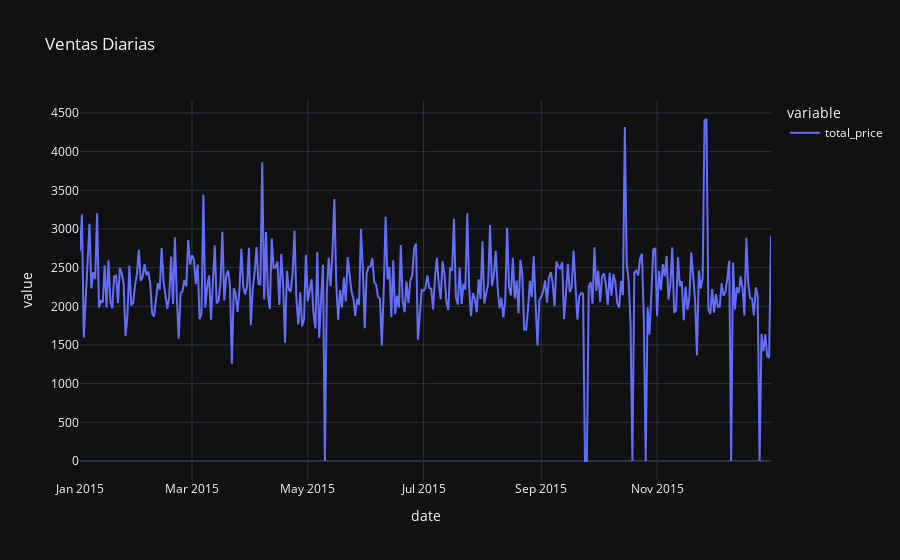
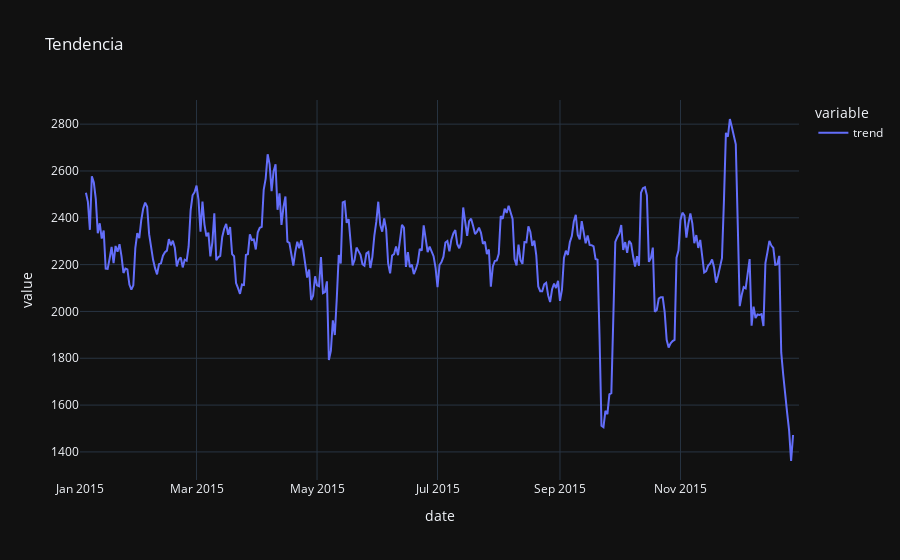
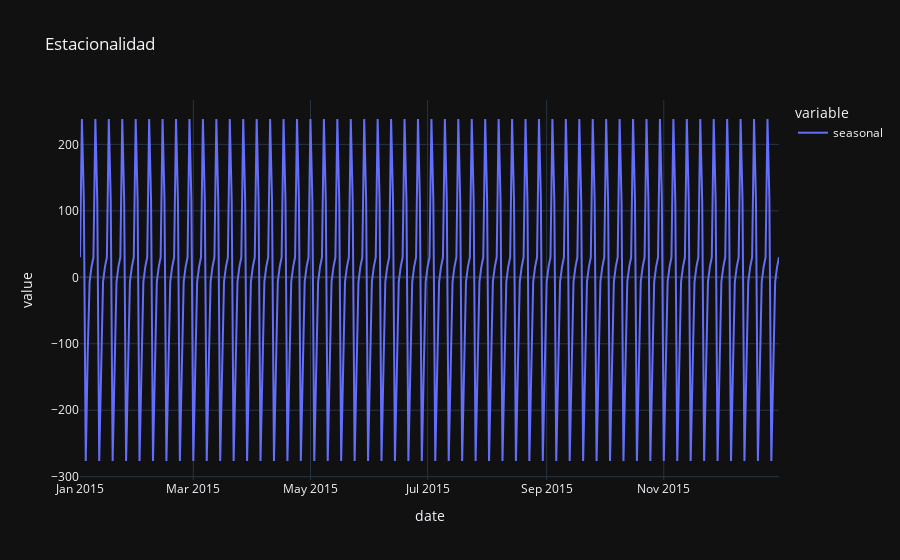
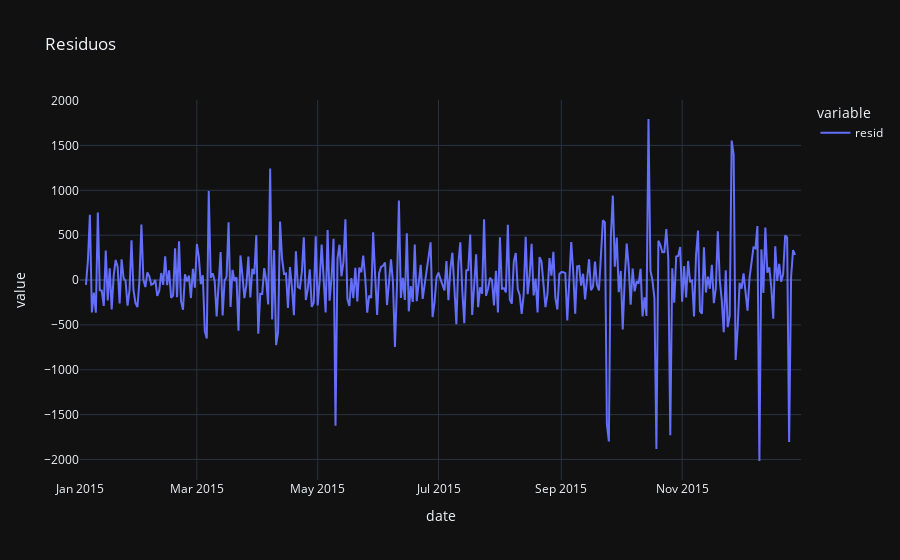

Write notebook code for charts like these, in order.
### Markdown cell above
Separaremos las ventas en la tendencia, estacionalidad y residuos para estudiar como adaptar los datos al modelo ARIMA

### Code cell
dcx = seasonal_decompose(x, model="additive")

trx = dcx.trend
ssx = dcx.seasonal
rdx = dcx.resid

fig = px.line(x, title="Ventas Diarias")
fig.show()

fig = px.line(trx, title="Tendencia")
fig.show()

fig = px.line(ssx, title="Estacionalidad")
fig.show()

fig = px.line(rdx, title="Residuos")
fig.show()

### Figure 1 — Plotly figure (JSON) as saved in the notebook; plotly's stock layout.template omitted (floating-point values rounded to 4 significant figures; data arrays with more than 128 entries replaced by an {"elided": "..."} marker saying what was removed)
{"data": [{"hovertemplate": "variable=total_price<br>date=%{x}<br>value=%{y}<extra></extra>", "legendgroup": "total_price", "line": {"color": "#636efa", "dash": "solid"}, "marker": {"symbol": "circle"}, "mode": "lines", "name": "total_price", "orientation": "v", "showlegend": true, "x": {"elided": "365 str values"}, "xaxis": "x", "y": {"elided": "365 float values"}, "yaxis": "y", "type": "scatter"}], "layout": {"xaxis": {"anchor": "y", "domain": [0.0, 1.0], "title": {"text": "date"}}, "yaxis": {"anchor": "x", "domain": [0.0, 1.0], "title": {"text": "value"}}, "legend": {"title": {"text": "variable"}, "tracegroupgap": 0}, "title": {"text": "Ventas Diarias"}}}

### Figure 2 — Plotly figure (JSON) as saved in the notebook; plotly's stock layout.template omitted (floating-point values rounded to 4 significant figures; data arrays with more than 128 entries replaced by an {"elided": "..."} marker saying what was removed)
{"data": [{"hovertemplate": "variable=trend<br>date=%{x}<br>value=%{y}<extra></extra>", "legendgroup": "trend", "line": {"color": "#636efa", "dash": "solid"}, "marker": {"symbol": "circle"}, "mode": "lines", "name": "trend", "orientation": "v", "showlegend": true, "x": {"elided": "365 str values"}, "xaxis": "x", "y": {"elided": "365 float values"}, "yaxis": "y", "type": "scatter"}], "layout": {"xaxis": {"anchor": "y", "domain": [0.0, 1.0], "title": {"text": "date"}}, "yaxis": {"anchor": "x", "domain": [0.0, 1.0], "title": {"text": "value"}}, "legend": {"title": {"text": "variable"}, "tracegroupgap": 0}, "title": {"text": "Tendencia"}}}

### Figure 3 — Plotly figure (JSON) as saved in the notebook; plotly's stock layout.template omitted (floating-point values rounded to 4 significant figures; data arrays with more than 128 entries replaced by an {"elided": "..."} marker saying what was removed)
{"data": [{"hovertemplate": "variable=seasonal<br>date=%{x}<br>value=%{y}<extra></extra>", "legendgroup": "seasonal", "line": {"color": "#636efa", "dash": "solid"}, "marker": {"symbol": "circle"}, "mode": "lines", "name": "seasonal", "orientation": "v", "showlegend": true, "x": {"elided": "365 str values"}, "xaxis": "x", "y": {"elided": "365 float values"}, "yaxis": "y", "type": "scatter"}], "layout": {"xaxis": {"anchor": "y", "domain": [0.0, 1.0], "title": {"text": "date"}}, "yaxis": {"anchor": "x", "domain": [0.0, 1.0], "title": {"text": "value"}}, "legend": {"title": {"text": "variable"}, "tracegroupgap": 0}, "title": {"text": "Estacionalidad"}}}

### Figure 4 — Plotly figure (JSON) as saved in the notebook; plotly's stock layout.template omitted (floating-point values rounded to 4 significant figures; data arrays with more than 128 entries replaced by an {"elided": "..."} marker saying what was removed)
{"data": [{"hovertemplate": "variable=resid<br>date=%{x}<br>value=%{y}<extra></extra>", "legendgroup": "resid", "line": {"color": "#636efa", "dash": "solid"}, "marker": {"symbol": "circle"}, "mode": "lines", "name": "resid", "orientation": "v", "showlegend": true, "x": {"elided": "365 str values"}, "xaxis": "x", "y": {"elided": "365 float values"}, "yaxis": "y", "type": "scatter"}], "layout": {"xaxis": {"anchor": "y", "domain": [0.0, 1.0], "title": {"text": "date"}}, "yaxis": {"anchor": "x", "domain": [0.0, 1.0], "title": {"text": "value"}}, "legend": {"title": {"text": "variable"}, "tracegroupgap": 0}, "title": {"text": "Residuos"}}}
